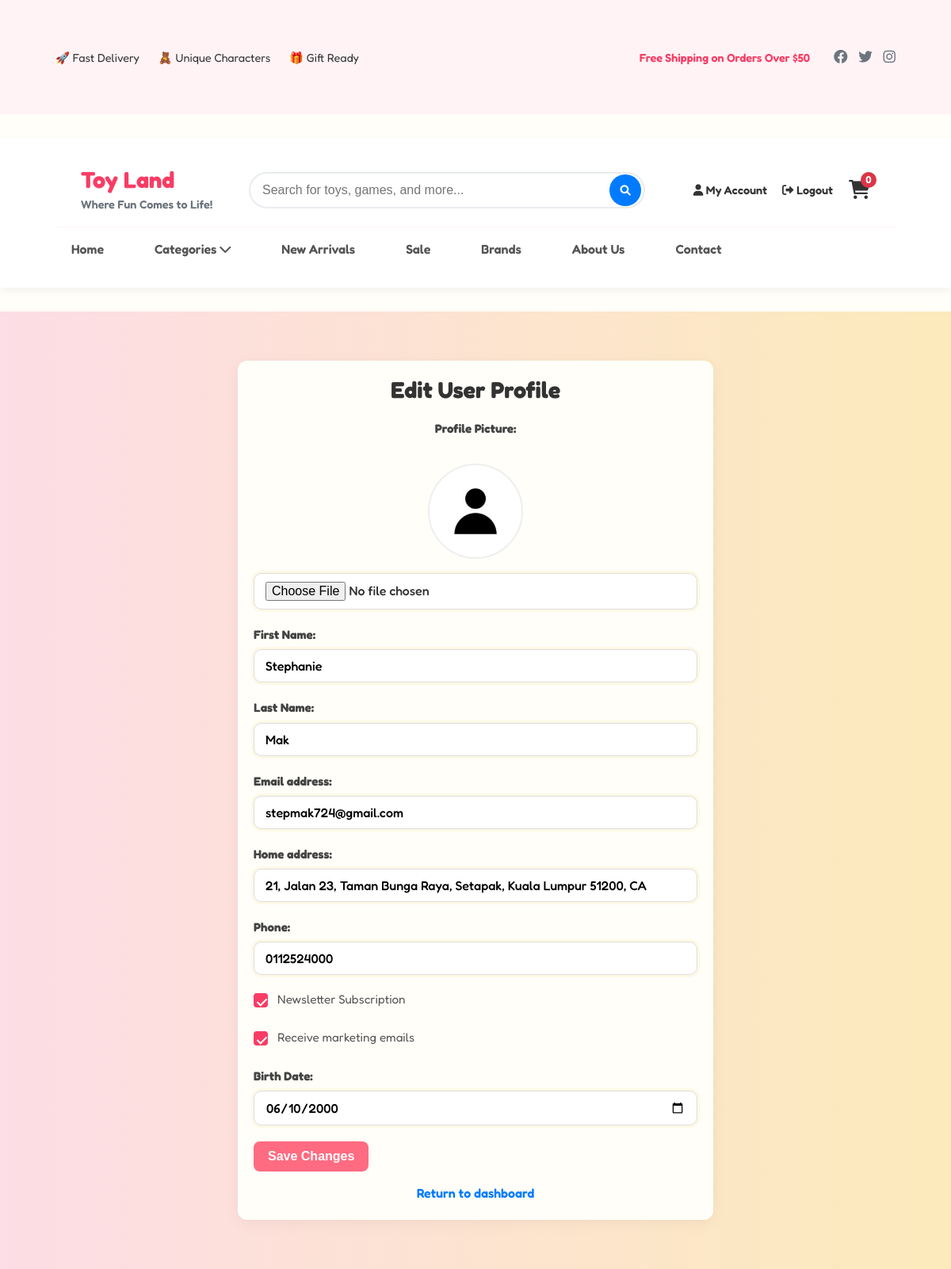
/root/member/profile_edit.php (signed in), run on the app's committed database.
### tables this page shows
CREATE TABLE `user_profiles` (
  `user_id` varchar(11) NOT NULL,
  `first_name` varchar(50) NOT NULL,
  `last_name` varchar(50) NOT NULL,
  `phone` varchar(20) DEFAULT NULL,
  `date_of_birth` date DEFAULT NULL,
  `address_line1` varchar(255) NOT NULL,
  `address_line2` varchar(255) DEFAULT NULL,
  `city` varchar(100) NOT NULL,
  `state` varchar(100) NOT NULL,
  `postal_code` varchar(20) NOT NULL,
  `address` text DEFAULT NULL,
  `newsletter_subscription` tinyint(1) DEFAULT 0,
  `marketing_emails` tinyint(1) DEFAULT 0,
  `created_at` timestamp NOT NULL DEFAULT current_timestamp(),
  `updated_at` timestamp NOT NULL DEFAULT current_timestamp() ON UPDATE current_timestamp()
);

CREATE TABLE `user` (
  `user_id` varchar(11) NOT NULL,
  `username` varchar(50) NOT NULL,
  `email` varchar(100) NOT NULL,
  `password` varchar(255) NOT NULL,
  `role` enum('admin','member') NOT NULL DEFAULT 'member',
  `status` enum('active','blocked') NOT NULL DEFAULT 'active',
  `profile_pic` varchar(255) DEFAULT NULL,
  `remember_token` varchar(64) DEFAULT NULL,
  `created_at` timestamp NOT NULL DEFAULT current_timestamp(),
  `updated_at` timestamp NOT NULL DEFAULT current_timestamp() ON UPDATE current_timestamp()
);

### root/member/profile_edit.php (the view, shortened to what this page needs)
<?php
require_once '../includes/db.php';
$userId = $_SESSION['user_id'];
$sql = "
    SELECT u.*, up.*
    FROM user u
    INNER JOIN user_profiles up ON u.user_id = up.user_id
    WHERE u.user_id = ?
";
$stmt = $pdo->prepare($sql);
$stmt->execute([$userId]);
$user = $stmt->fetch(PDO::FETCH_ASSOC);
include '../includes/header.php';
?>
<div class="profile-page">
<div class="profile-edit-container">
    <h2>Edit User Profile</h2>
  <form method="post" enctype="multipart/form-data">
        <?php
        $defaultPic = '/assets/images/profile_pictures/default_profile_pic.jpg';
        $profilePicPath =  !empty($user['profile_pic']) ? $user['profile_pic'] : $defaultPic;
        ?>
        <div class="form-group profile-pic-group">
            <label><strong>Profile Picture:</strong></label><br>
            <img src="<?= htmlspecialchars($profilePicPath) ?>" alt="Profile Picture" class="profile-pic-preview">
            <br>
            <input type="file" name="profile_pic" accept="image/*">
        </div>
        <div class="form-group">
            <label><strong>First Name:</strong></label>
            <input type="text" name="first_name" value="<?= htmlspecialchars($user['first_name']) ?>">
        </div>
        <div class="form-group">
            <label><strong>Last Name:</strong></label>
            <input type="text" name="last_name" value="<?= htmlspecialchars($user['last_name']) ?>">
        </div>
        <div class="form-group">
            <label><strong>Email address:</strong></label>
            <input type="text" name="email" value="<?= htmlspecialchars($user['email']) ?>">
        </div>
        <div class="form-group">
            <label><strong>Home address:</strong></label>
            <input type="text" name="address" value="<?= htmlspecialchars($user['address']) ?>">
        </div>
        <div class="form-group">
            <label><strong>Phone:</strong></label>
            <input type="text" name="phone" value="<?= htmlspecialchars($user['phone']) ?>">
        </div>
        <div class="form-group checkbox-group">
            <label  class="checkbox-label">
                Newsletter Subscription
                <span class="checkmark"></span>
            </label>
        </div>
        <div class="form-group checkbox-group">
            <label class="checkbox-label">
                Receive marketing emails
                <span class="checkmark"></span>
            </label>
        </div>
        <div class="form-group">
            <label><strong>Birth Date:</strong></label>
            <input type="date" name="date_of_birth" value="<?= htmlspecialchars($user['date_of_birth']) ?>">
        </div>
        <button type="submit" class="btn-save">Save Changes</button>
    </form>
    <div class="return-link">
        <a href="dashboard.php?id=<?= urlencode($user['user_id']) ?>" style="text-decoration:none; color:#007bff;">Return to dashboard
    </div>
</div>
</div>

### data on the page
user_profiles: first_name "Stephanie", last_name "Mak", email "stepmak724@gmail.com", address "21, Jalan 23, Taman Bunga Raya, Setapak, Kuala Lumpur 51200, CA", phone "0112524000", date_of_birth "06/10/2000"

### other printed values
$cart_count "0"
